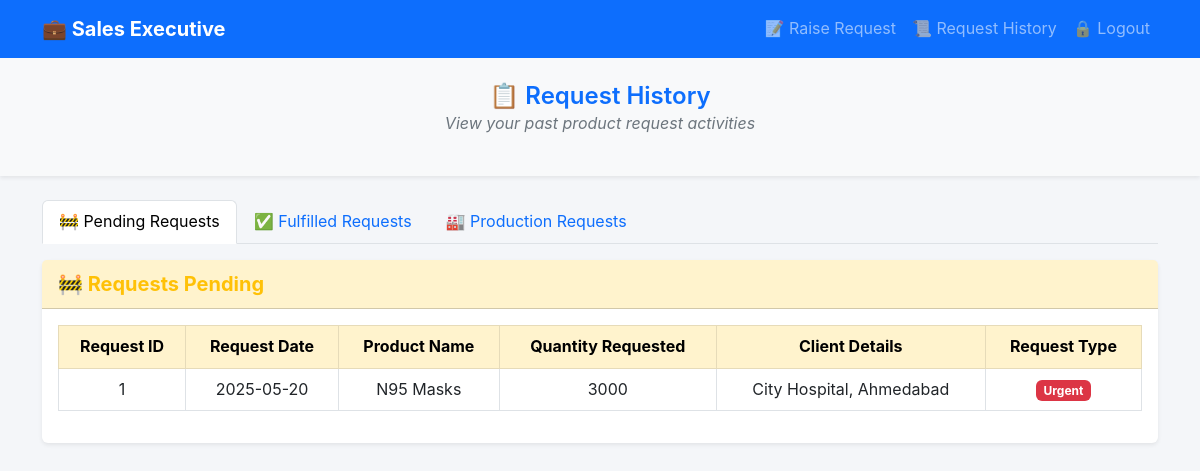
The page /sales_request_history (signed in) on the database its author committed.
### app.py (models this page shows)
class Request(db.Model):
    __tablename__ = 'request'
    request_id = db.Column(db.Integer, primary_key=True)
    product_id = db.Column(db.Integer, db.ForeignKey('product.product_id'), nullable=False)
    quantity = db.Column(db.Integer, nullable=False)
    request_type = db.Column(db.String(10), nullable=False) # Urgent, Normal
    client_details = db.Column(db.String(100), nullable=False)
    remarks = db.Column(db.Text, nullable=True)
    status = db.Column(db.String(20), default="Pending") # Pending, Fulfilled, In_Production
    request_date = db.Column(db.Date, default=date.today)
    sales_user_id = db.Column(db.Integer, db.ForeignKey('user.id'), nullable=False)
    product = db.relationship('Product', backref=db.backref('requests', lazy=True))
    sales_user = db.relationship('User', backref=db.backref('sales_requests', lazy=True))

class Product(db.Model):
    __tablename__ = 'product'
    product_id = db.Column(db.Integer, primary_key=True)
    name = db.Column(db.String(100), unique=True, nullable=False)
    description = db.Column(db.String(200))

### app.py (the view)
@app.route("/sales_request_history")
@login_required
@role_required("sales")
def sales_request_history():
    user_requests = Request.query.filter_by(sales_user_id=session['user_id']).all()
    pending_requests = [req for req in user_requests if req.status == "Pending"]
    fulfilled_requests = [req for req in user_requests if req.status == "Fulfilled"]
    production_requests = [req for req in user_requests if req.status == "Production"]
    return render_template("sales_request_history.html",
                           sales_pending_request=pending_requests,
                           sales_fulfilled_request=fulfilled_requests,
                           production_requests=production_requests)

### app.py (called while the page is built)
def login_required(f):
    @wraps(f)
    def decorated_function(*args, **kwargs):
        if 'username' not in session:
            return redirect("/")
        return f(*args, **kwargs)
    return decorated_function

def role_required(role):
    def decorator(f):
        @wraps(f)
        def decorated_function(*args, **kwargs):
            if 'role' not in session or (session['role'] != role and session['role'] != 'admin'):
                abort(403)
            return f(*args, **kwargs)
        return decorated_function
    return decorator

@app.after_request
def add_header(response):
    response.headers["Cache-Control"] = "no-store, no-cache, must-revalidate, post-check=0, pre-check=0, max-age=0"
    response.headers["Pragma"] = "no-cache"
    response.headers["Expires"] = "0"
    return response

### templates/sales_request_history.html (shortened to what this page needs)
<!DOCTYPE html>
<html lang="en">
<head>
  <link href="https://cdn.jsdelivr.net/npm/bootstrap@5.3.0/dist/css/bootstrap.min.css" rel="stylesheet" />
  <link rel="stylesheet" href="static/style.css" />
</head>
<body>
  <nav class="navbar navbar-expand-lg navbar-dark bg-primary">
    <div class="container">
      <a class="navbar-brand fw-bold" href="sales_dashboard">💼 Sales Executive</a>
      <div class="collapse navbar-collapse" id="navbarNav">
        <ul class="navbar-nav ms-auto">
          <li class="nav-item"><a class="nav-link" href="sales_raise_request">📝 Raise Request</a></li>
          <li class="nav-item"><a class="nav-link" href="sales_request_history">📜 Request History</a></li>
          <li class="nav-item"><a class="nav-link" href="/logout">🔒 Logout</a></li>
        </ul>
      </div>
    </div>
  </nav>
  <header class="py-4 bg-body-tertiary text-center shadow-sm mb-4">
    <h4 class="mb-0 text-primary fw-semibold">
      📋 Request History
    </h4>
    <p class="text-secondary fst-italic">View your past product request activities</p>
  </header>
  <div class="container">
    <ul class="nav nav-tabs" id="requestTabs" role="tablist">
      <li class="nav-item" role="presentation">
        <button class="nav-link active" id="pending-tab" data-bs-toggle="tab" data-bs-target="#pending" type="button"
          role="tab">🚧 Pending Requests</button>
      </li>
      <li class="nav-item" role="presentation">
        <button class="nav-link" id="fulfilled-tab" data-bs-toggle="tab" data-bs-target="#fulfilled" type="button"
          role="tab">✅ Fulfilled Requests</button>
      </li>
      <li class="nav-item" role="presentation">
        <button class="nav-link" id="production-tab" data-bs-toggle="tab" data-bs-target="#production" type="button"
          role="tab">🏭 Production Requests</button>
      </li>
    </ul>
    <div class="tab-content my-3" id="requestTabsContent">
      <div class="tab-pane fade show active" id="pending" role="tabpanel">
        <div class="card shadow-sm border-0">
          <div class="card-header bg-warning-subtle text-warning fw-bold fs-5">🚧 Requests Pending</div>
          <div class="card-body p-3">
            <div class="table-responsive">
              <table class="table table-bordered table-hover align-middle">
                <thead class="table-warning text-center">
                  <tr>
                    <th>Request ID</th>
                    <th>Request Date</th>
                    <th>Product Name</th>
                    <th>Quantity Requested</th>
                    <th>Client Details</th>
                    <th>Request Type</th>
                  </tr>
                </thead>
                <tbody class="text-center">
                  {% for request in sales_pending_request %}
                  <tr>
                    <td>{{ request.request_id }}</td>
                    <td>{{ request.request_date }}</td>
                    <td>{{ request.product.name }}</td>
                    <td>{{ request.quantity }}</td>
                    <td>{{ request.client_details }}</td>
                    <td>
                      {% if request.request_type == 'Urgent' %}
                      <span class="badge text-bg-danger">Urgent</span>
                      {% else %}
                      <span class="badge text-bg-secondary">Normal</span>
                      {% endif %}
                    </td>
                  </tr>
                  {% endfor %}
                </tbody>
              </table>
            </div>
          </div>
        </div>
      </div>
    </div>
  </div>
</body>
</html>

### static/style.css (style rules this page uses)
* { margin: 0; padding: 0; box-sizing: border-box; }
body { font-family: 'Inter', 'Nunito Sans', 'Open Sans', sans-serif; background-color: #f4f6f9; color: #1e1e2f; font-size: 16px; line-height: 1.6; }

### rows shown on the page
Request: request_id "1", request_date "2025-05-20", product.name "N95 Masks", quantity "3000", client_details "City Hospital, Ahmedabad", request_type "Urgent"
